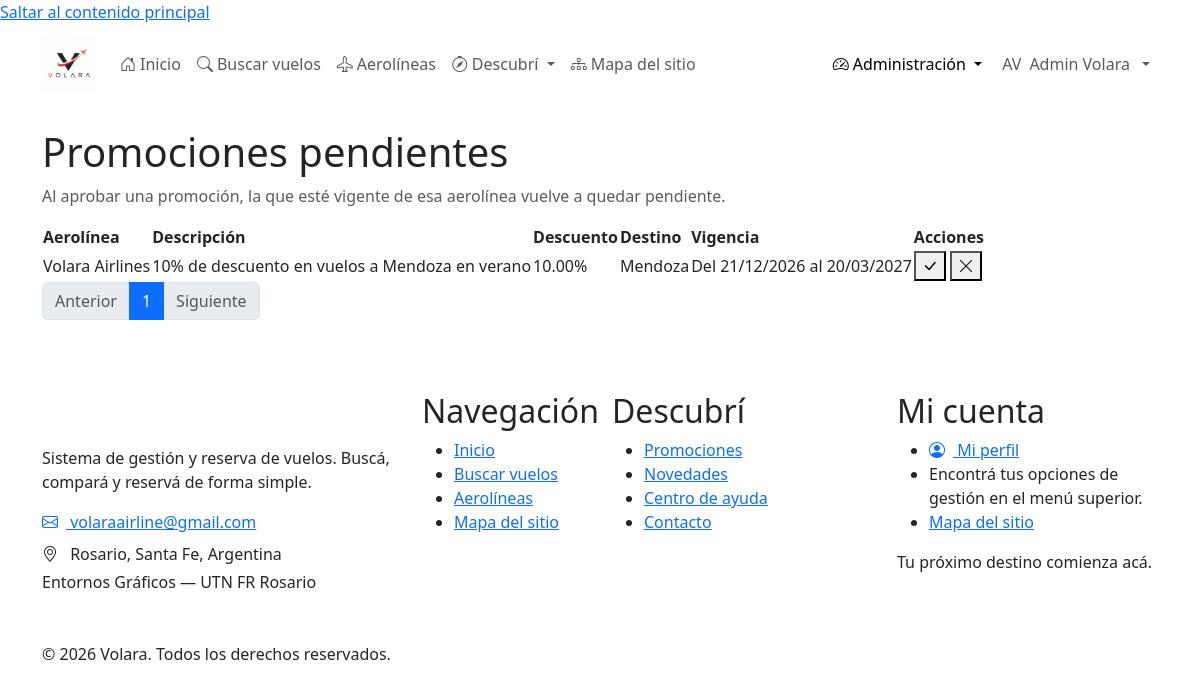
/Pages/Admin/promociones/promocionesPendientes.php (signed in), run on the app's committed database.
### tables this page shows
CREATE TABLE usuarios (
    codUsuario INT UNSIGNED AUTO_INCREMENT,

    nombre VARCHAR(80) NOT NULL,
    apellido VARCHAR(80) NOT NULL,
    mail VARCHAR(150) NOT NULL,
    clave VARCHAR(255) NOT NULL,
    telefono VARCHAR(30) DEFAULT NULL,

    tipoUsuario ENUM(
        'administrador',
        'ceo aerolínea',
        'usuario'
    ) NOT NULL DEFAULT 'usuario',

    codAerolinea INT UNSIGNED DEFAULT NULL,

    estadoUsuario ENUM(
        'pendiente de validación',
        'pendiente de autorización',
        'activo',
        'rechazado'
    ) NOT NULL DEFAULT 'pendiente de validación',

    tokenValidacion VARCHAR(128) DEFAULT NULL,
    tokenRecuperacion VARCHAR(128) DEFAULT NULL,
    vencimientoToken DATETIME DEFAULT NULL,

    fechaCreacion DATETIME NOT NULL DEFAULT CURRENT_TIMESTAMP,
    fechaActualizacion DATETIME NOT NULL DEFAULT CURRENT_TIMESTAMP
        ON UPDATE CURRENT_TIMESTAMP,

    PRIMARY KEY (codUsuario),

    UNIQUE KEY uk_usuario_mail (mail),
    UNIQUE KEY uk_usuario_token_validacion (tokenValidacion),
    UNIQUE KEY uk_usuario_token_recuperacion (tokenRecuperacion),

    KEY idx_usuario_tipo (tipoUsuario),
    KEY idx_usuario_estado (estadoUsuario),
    KEY idx_usuario_aerolinea (codAerolinea),

    CONSTRAINT fk_usuario_aerolinea
        FOREIGN KEY (codAerolinea)
        REFERENCES aerolineas(codAerolinea)
        ON UPDATE CASCADE
        ON DELETE RESTRICT

);

CREATE TABLE promociones (
    codPromocion INT UNSIGNED AUTO_INCREMENT,

    codAerolinea INT UNSIGNED NOT NULL,

    descripcion VARCHAR(255) NOT NULL,

    descuento DECIMAL(5,2) NOT NULL,

    destino VARCHAR(100) DEFAULT NULL,
    fechaDesde DATE DEFAULT NULL,
    fechaHasta DATE DEFAULT NULL,

    estado ENUM(
        'pendiente',
        'aprobada',
        'denegada'
    ) NOT NULL DEFAULT 'pendiente',

    fechaCreacion DATETIME NOT NULL DEFAULT CURRENT_TIMESTAMP,
    fechaActualizacion DATETIME NOT NULL DEFAULT CURRENT_TIMESTAMP
        ON UPDATE CURRENT_TIMESTAMP,

    PRIMARY KEY (codPromocion),

    KEY idx_promocion_aerolinea (codAerolinea),
    KEY idx_promocion_estado (estado),

    CONSTRAINT fk_promocion_aerolinea
        FOREIGN KEY (codAerolinea)
        REFERENCES aerolineas(codAerolinea)
        ON UPDATE CASCADE
        ON DELETE RESTRICT,

    CONSTRAINT chk_promocion_descuento
        CHECK (descuento >= 1 AND descuento <= 100),

    CONSTRAINT chk_promocion_fechas
        CHECK (
            fechaDesde IS NULL
            OR fechaHasta IS NULL
            OR fechaDesde <= fechaHasta
        )

);

CREATE TABLE aerolineas (
    codAerolinea INT UNSIGNED AUTO_INCREMENT,
    codigoIATA CHAR(3) NOT NULL,
    nombre VARCHAR(120) NOT NULL,
    pais VARCHAR(100) NOT NULL,

    PRIMARY KEY (codAerolinea),

    UNIQUE KEY uk_aerolinea_iata (codigoIATA),
    UNIQUE KEY uk_aerolinea_nombre (nombre)

);

### Includes/functions.php (called while the page is built, shortened)
<?php
function conectarDB(): PDO
{
    $host = 'localhost';
    $dbname = 'volara_db';
    $usuario = 'root';
    $clave = '';
    $dsn = "mysql:host=$host;dbname=$dbname;charset=utf8mb4";
    try {
        $conexion = new PDO($dsn, $usuario, $clave);
        $conexion->setAttribute(
            PDO::ATTR_ERRMODE,
            PDO::ERRMODE_EXCEPTION
        );
        return $conexion;
    } catch (PDOException $e) {
        die('Error al conectar con la base de datos.');
    }
}
function usuarioActual(): array
{
    $conexion = conectarDB();
    $sql = "
        SELECT
            codUsuario,
            nombre,
            apellido,
            mail,
            telefono,
            tipoUsuario,
            codAerolinea,
            estadoUsuario
        FROM usuarios
        WHERE codUsuario = :codUsuario
    ";
    $consulta = $conexion->prepare($sql);
    $consulta->execute([
        'codUsuario' => $_SESSION['codUsuario']
    ]);
    $usuario = $consulta->fetch(PDO::FETCH_ASSOC);
    return $usuario;
}

### Includes/funcionPromociones.php (called while the page is built, shortened)
<?php
require_once __DIR__ . '/functions.php';
function textoVigencia(?string $desde, ?string $hasta): string
{
    if ($desde !== null && $hasta !== null) {
        return 'Del ' . date('d/m/Y', strtotime($desde)) . ' al ' . date('d/m/Y', strtotime($hasta));
    }
    return 'Hasta el ' . date('d/m/Y', strtotime($hasta));
}

### Pages/Admin/promociones/promocionesPendientes.php (the view, shortened to what this page needs)
<?php
require_once __DIR__ . '/../../../Includes/functions.php';
require_once __DIR__ . '/../../../Includes/funcionPromociones.php';
$conexion = conectarDB();
$hoy = date('Y-m-d');
$totalPendientes = (int) $conexion
    ->query("SELECT COUNT(*) FROM promociones WHERE estado = 'pendiente'")
    ->fetchColumn();
$porPagina = 5;
$pagina = isset($_GET['pagina']) ? (int) $_GET['pagina'] : 1;
$totalPaginas = max(1, (int) ceil($totalPendientes / $porPagina));
$pagina = max(1, min($pagina, $totalPaginas));
$offset = ($pagina - 1) * $porPagina;
$consulta = $conexion->prepare(
    "SELECT p.codPromocion, p.descripcion, p.descuento, p.destino,
            p.fechaDesde, p.fechaHasta, a.nombre AS aerolinea
     FROM promociones p
     INNER JOIN aerolineas a ON a.codAerolinea = p.codAerolinea
     WHERE p.estado = 'pendiente'
     ORDER BY p.codPromocion DESC
     LIMIT :limite OFFSET :offset"
);
$consulta->bindValue(':limite', $porPagina, PDO::PARAM_INT);
$consulta->bindValue(':offset', $offset, PDO::PARAM_INT);
$consulta->execute();
$pendientes = $consulta->fetchAll(PDO::FETCH_ASSOC);
require_once __DIR__ . '/../../../Includes/header.php';
require_once __DIR__ . '/../../../Includes/navbar.php';
?>
<main id="contenido-principal" class="container my-4">
    <h1>Promociones pendientes</h1>
    <p class="text-muted">
        Al aprobar una promoción, la que esté vigente de esa aerolínea vuelve a quedar pendiente.
    </p>
    <?php if (empty($pendientes)): ?>
        <div class="empty-state">
            <div class="empty-state-icon"><i class="bi bi-check2-circle" aria-hidden="true"></i></div>
            <p>No hay promociones pendientes de revisión.</p>
        </div>
    <?php else: ?>
        <div class="volara-table-responsive">
            <table class="volara-table">
                <thead>
                    <tr>
                        <th scope="col">Aerolínea</th>
                        <th scope="col">Descripción</th>
                        <th scope="col">Descuento</th>
                        <th scope="col">Destino</th>
                        <th scope="col">Vigencia</th>
                        <th scope="col">Acciones</th>
                    </tr>
                </thead>
                <tbody>
                    <?php foreach ($pendientes as $promocion): ?>
                        <?php $vencida = $promocion['fechaHasta'] !== null && $promocion['fechaHasta'] < $hoy; ?>
                        <tr>
                            <td><?= htmlspecialchars($promocion['aerolinea']) ?></td>
                            <td><?= htmlspecialchars($promocion['descripcion']) ?></td>
                            <td><?= htmlspecialchars($promocion['descuento']) ?>%</td>
                            <td><?= htmlspecialchars($promocion['destino'] ?? 'Todos') ?></td>
                            <td>
                                <?= htmlspecialchars(textoVigencia($promocion['fechaDesde'], $promocion['fechaHasta'])) ?>
                            </td>
                            <td>
                                <form method="post" class="table-actions">
                                    <?php if (!$vencida): ?>
                                        <button type="submit" name="accion" value="aprobar"
                                                class="table-action-btn" aria-label="Aprobar promoción" title="Aprobar">
                                            <i class="bi bi-check-lg" aria-hidden="true"></i>
                                        </button>
                                    <?php endif; ?>
                                    <button type="submit" name="accion" value="denegar"
                                            class="table-action-btn danger" aria-label="Denegar promoción" title="Denegar">
                                        <i class="bi bi-x-lg" aria-hidden="true"></i>
                                    </button>
                                </form>
                            </td>
                        </tr>
                    <?php endforeach; ?>
                </tbody>
            </table>
        </div>
        <div class="volara-pagination-container">
            <nav class="volara-pagination" aria-label="Paginación de promociones pendientes">
                <ul class="pagination">
                    <li class="page-item <?= $pagina <= 1 ? 'disabled' : '' ?>">
                        <a class="page-link" href="?pagina=<?= max(1, $pagina - 1) ?>"
                           <?= $pagina <= 1 ? 'aria-disabled="true" tabindex="-1"' : '' ?>>Anterior</a>
                    </li>
                    <?php for ($i = 1; $i <= $totalPaginas; $i++): ?>
                        <li class="page-item <?= $i === $pagina ? 'active' : '' ?>"
                            <?= $i === $pagina ? 'aria-current="page"' : '' ?>>
                            <a class="page-link" href="?pagina=<?= $i ?>"><?= $i ?></a>
                        </li>
                    <?php endfor; ?>
                    <li class="page-item <?= $pagina >= $totalPaginas ? 'disabled' : '' ?>">
                        <a class="page-link" href="?pagina=<?= min($totalPaginas, $pagina + 1) ?>"
                           <?= $pagina >= $totalPaginas ? 'aria-disabled="true" tabindex="-1"' : '' ?>>Siguiente</a>
                    </li>
                </ul>
            </nav>
        </div>
    <?php endif; ?>
</main>
<?php require_once __DIR__ . '/../../../Includes/footer.php'; ?>

### Includes/navbar.php (shortened to what this page needs)
<?php
require_once __DIR__ . '/functions.php';
$baseUrl = rtrim(BASE_URL, '/');
$urlInicio       = $baseUrl . '/Pages/Publico/index.php';
$urlVuelos       = $baseUrl . '/Pages/Publico/vuelos.php';
$urlAerolineas   = $baseUrl . '/Pages/Publico/aerolineas.php';
$urlMapa         = $baseUrl . '/Pages/Publico/mapa-sitio.php';
$escapar = static function ($valor): string {
    return htmlspecialchars(
        (string) $valor,
        ENT_QUOTES,
        'UTF-8'
    );
};
$estaLogueado = !empty($_SESSION['codUsuario']);
$usuario = [];
if ($estaLogueado && function_exists('usuarioActual')) {
    $datosUsuario = usuarioActual();
    if (is_array($datosUsuario)) {
        $usuario = $datosUsuario;
    }
}
$rolUsuario = trim((string) ($usuario['rol'] ?? ''));
if ($rolUsuario === '') {
    $rolUsuario = trim((string) (
        $usuario['tipoUsuario']
        ?? $_SESSION['tipoUsuario']
        ?? $_SESSION['rol']
        ?? ''
    ));
}
$rolUsuario = function_exists('mb_strtolower')
    ? mb_strtolower($rolUsuario, 'UTF-8')
    : strtolower($rolUsuario);
$rolNormalizado = strtr($rolUsuario, [
    'á' => 'a',
    'é' => 'e',
    'í' => 'i',
    'ó' => 'o',
    'ú' => 'u',
    'ü' => 'u',
]);
$esAdmin = in_array(
    $rolNormalizado,
    ['admin', 'administrador'],
    true
);
$nombreUsuario = trim((string) (
    $usuario['nombre']
    ?? $_SESSION['nombre']
    ?? ''
));
$apellidoUsuario = trim((string) (
    $usuario['apellido']
    ?? $_SESSION['apellido']
    ?? ''
));
$nombreMostrar = trim($nombreUsuario . ' ' . $apellidoUsuario);
$primeraInicial = function_exists('mb_substr')
    ? mb_substr($nombreUsuario, 0, 1, 'UTF-8')
    : substr($nombreUsuario, 0, 1);
$segundaInicial = function_exists('mb_substr')
    ? mb_substr($apellidoUsuario, 0, 1, 'UTF-8')
    : substr($apellidoUsuario, 0, 1);
$iniciales = $primeraInicial . $segundaInicial;
$iniciales = function_exists('mb_strtoupper')
    ? mb_strtoupper($iniciales, 'UTF-8')
    : strtoupper($iniciales);
$rutaActual = parse_url(
    $_SERVER['REQUEST_URI'] ?? '',
    PHP_URL_PATH
) ?: '';
$rutaNormalizada = strtolower(str_replace('\\', '/', $rutaActual));
$paginaActual = strtolower(basename($rutaNormalizada));
$esPaginaPublica = str_contains($rutaNormalizada, '/pages/publico/');
$esPaginaAdmin = str_contains($rutaNormalizada, '/pages/admin/');
$claseActiva = static function (bool $condicion): string {
    return $condicion ? ' active' : '';
};
?>
<nav class="navbar navbar-expand-xl volara-navbar" aria-label="Navegación principal">
    <div class="container">
        <a class="navbar-brand" href="<?= $escapar($urlInicio) ?>" aria-label="VOLARA - Inicio">
            <img
                src="<?= $escapar($baseUrl . '/Assets/Imagenes/Volara-Sistema_de_aerolineas.png') ?>"
                alt="Logo de VOLARA"
                width="54"
                height="54">
        </a>
        <div class="collapse navbar-collapse" id="volaraNav">
            <ul class="navbar-nav me-auto mb-2 mb-xl-0">
                <li class="nav-item">
                    <a
                        class="nav-link<?= $claseActiva($paginaActual === 'index.php' && $esPaginaPublica) ?>"
                        href="<?= $escapar($urlInicio) ?>"
                        <?= $paginaActual === 'index.php' && $esPaginaPublica ? 'aria-current="page"' : '' ?>>
                        <i class="bi bi-house-door me-1" aria-hidden="true"></i>Inicio
                    </a>
                </li>
                <li class="nav-item">
                    <a
                        class="nav-link<?= $claseActiva($paginaActual === 'vuelos.php' && $esPaginaPublica) ?>"
                        href="<?= $escapar($urlVuelos) ?>"
                        <?= $paginaActual === 'vuelos.php' && $esPaginaPublica ? 'aria-current="page"' : '' ?>>
                        <i class="bi bi-search me-1" aria-hidden="true"></i>Buscar vuelos
                    </a>
                </li>
                <li class="nav-item">
                    <a
                        class="nav-link<?= $claseActiva($paginaActual === 'aerolineas.php' && $esPaginaPublica) ?>"
                        href="<?= $escapar($urlAerolineas) ?>"
                        <?= $paginaActual === 'aerolineas.php' && $esPaginaPublica ? 'aria-current="page"' : '' ?>>
                        <i class="bi bi-airplane me-1" aria-hidden="true"></i>Aerolíneas
                    </a>
                </li>
                <?php
                $paginasDescubre = ['promociones.php', 'novedades.php', 'ayuda.php', 'contacto.php'];
                $descubreActivo = $esPaginaPublica && in_array($paginaActual, $paginasDescubre, true);
                ?>
                <li class="nav-item dropdown">
                    <a
                        class="nav-link dropdown-toggle<?= $claseActiva($descubreActivo) ?>"
                        href="#"
                        role="button"
                        data-bs-toggle="dropdown"
                        aria-expanded="false">
                        <i class="bi bi-compass me-1" aria-hidden="true"></i>Descubrí
                    </a>
                </li>
                <li class="nav-item">
                    <a
                        class="nav-link<?= $claseActiva($paginaActual === 'mapa-sitio.php') ?>"
                        href="<?= $escapar($urlMapa) ?>"
                        <?= $paginaActual === 'mapa-sitio.php' ? 'aria-current="page"' : '' ?>>
                        <i class="bi bi-diagram-3 me-1" aria-hidden="true"></i>Mapa del sitio
                    </a>
                </li>
            </ul>
            <ul class="navbar-nav ms-auto align-items-xl-center gap-xl-1">
                <?php if ($estaLogueado): ?>
                    <?php if ($esAdmin): ?>
                        <li class="nav-item dropdown">
                            <a class="nav-link dropdown-toggle<?= $claseActiva($esPaginaAdmin) ?>" href="#" role="button" data-bs-toggle="dropdown" aria-expanded="false">
                                <i class="bi bi-speedometer2 me-1" aria-hidden="true"></i>Administración
                            </a>
                        </li>
                    <?php endif; ?>
                    <li class="nav-item dropdown user-menu">
                        <a class="nav-link dropdown-toggle d-flex align-items-center gap-2" href="#" role="button" data-bs-toggle="dropdown" aria-expanded="false">
                            <span class="user-avatar" aria-hidden="true"><?= $escapar($iniciales) ?></span>
                            <span class="user-name"><?= $escapar($nombreMostrar !== '' ? $nombreMostrar : 'Mi cuenta') ?></span>
                        </a>
                    </li>
                <?php endif; ?>
            </ul>
        </div>
    </div>
</nav>

### data on the page
usuarios: $escapar($iniciales) "AV", nombre+apellido "Admin Volara"
promociones: codAerolinea.nombre "Volara Airlines", descripcion "10% de descuento en vuelos a Mendoza en verano", descuento "10.00", destino "Mendoza", fechaDesde+fechaHasta "Del 21/12/2026 al 20/03/2027"
